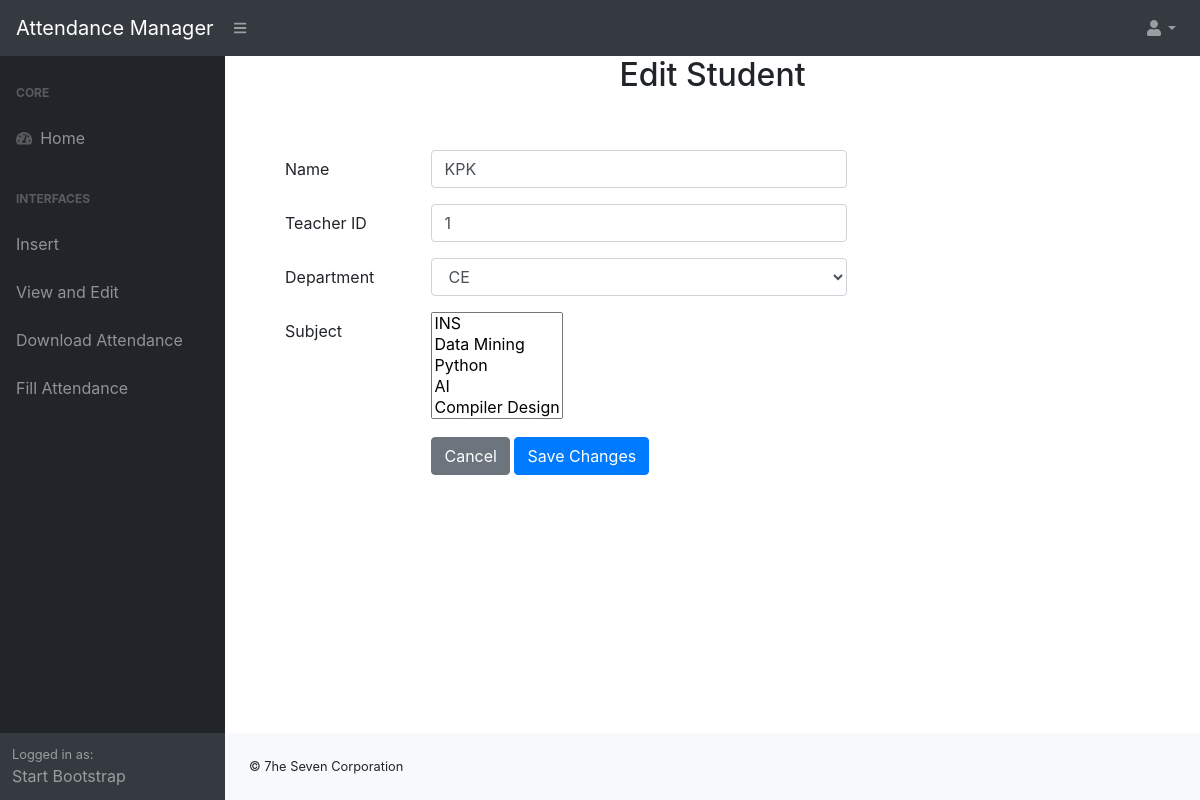
Page /edit/teacher/1 (signed in) on the committed database.
### attendance/models.py (models this page shows, shortened)
class Teacher(models.Model):
    name = models.CharField(max_length=30)
    teacher_id = models.IntegerField(primary_key=True)
    subject_ids = models.ManyToManyField(Subject)
    dept = models.CharField(max_length=10)

class Student(models.Model):
    name = models.CharField(max_length=30)
    er_no = models.IntegerField(primary_key=True)
    rfid_no = models.IntegerField(null=True, blank=True)
    semester = models.IntegerField()
    dept = models.CharField(max_length=10)
    gender = models.CharField(max_length=2, choices=GENDER, default='m')

### attendance/views.py (the view, shortened to what this page needs)
# urls.py: path('edit/teacher/<int:id>', edit_teacher, name='edit_teacher'),
@login_required
def edit_teacher(request, id):
    t = Teacher.objects.get(pk=int(id))
    subs = Subject.objects.all()
    std = Student.objects.all()
    std_dept = set()
    for s in std:
        std_dept.add(s.dept)
    return render(request, 'edit_teacher.html', {'teacher': t, 'subs': subs, 'std_dept': std_dept})

### templates/edit_teacher.html (shortened to what this page needs)
{% extends 'base.html' %}
{% block content %}
<div class="container-fluid">
    <div class="container">
        <div class="col-lg-12 text-lg-center">
            <h2>Edit Student</h2>
            <br>
            <br>
        </div>
            <div class="col-lg-8 push-lg-4 personal-info">
                 <form role="form" action="#" method="POST">
                    <div class="form-group row">
                        <label class="col-lg-3 col-form-label form-control-label">Name</label>
                        <div class="col-lg-9">
                            <input class="form-control" type="text" name="name" value="{{ teacher.name }}" />
                        </div>
                    </div>
                    <div class="form-group row">
                        <label class="col-lg-3 col-form-label form-control-label">Teacher ID</label>
                        <div class="col-lg-9">
                            <input class="form-control" type="text" name="tid" value="{{ teacher.teacher_id }}" />
                        </div>
                    </div>
                    <div class="form-group row">
                        <label class="col-lg-3 col-form-label form-control-label">Department</label>
                            <div class="col-lg-9">
                                <select class="form-control" id="dept" name="dept">
                                    {% for dept in std_dept %}
                                        <option value="{{ dept }}">{{ dept }}</option>
                                    {% endfor %}
                                </select>
                            </div>
                    </div>
                    <div class="form-group row">
                        <label class="col-lg-3 col-form-label form-control-label">Subject</label>
                        <div class="col-lg-9">
                            <select multiple="multiple"  name="subjects" size="5">
                                    {% for s in subs %}
                                        <option value="{{ s.sub_code }}">{{ s.name }}</option>
                                    {% endfor %}
                            </select>
                        </div>
                    </div>
                     <div class="form-group row">
                        <label class="col-lg-3 col-form-label form-control-label"></label>
                        <div class="col-lg-9">
                            <input type="reset" class="btn btn-secondary" value="Cancel" />
                            <input type="submit" class="btn btn-primary" value="Save Changes" id="submit" />
                        </div>
                    </div>
                </form>
            </div>
    </div>
</div>
{% endblock %}

### rows in the picture
Teacher: name "KPK", tid "1"
Student: dept "CE"
